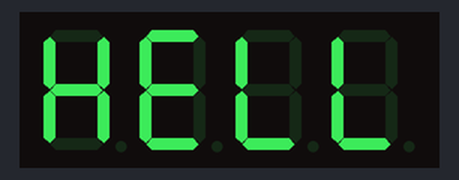
Recording of a program running on a simulated Raspberry Pi (BCM pin numbers). Shown: 4-digit seven-segment display.

Above: at 0.15 s.
At 0.76 s:
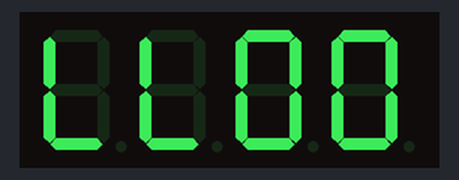
At 1.36 s:
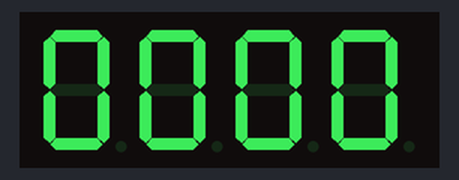

The program:

dshow.py
```python
import tm1637
import time

# Nastavení pinů, které jste použili pro připojení DIO a CLK
CLK = 22
DIO = 23

# Inicializace displeje
display = tm1637.TM1637(clk=CLK, dio=DIO)

# Nastavení jasu (volitelně, rozsah 0-7)
display.brightness(1)

# Zobrazení číslic (např. 12:34)
display.numbers(12, 34)

# Nebo můžete zobrazit libovolný text
# Příklad: posouvání textu "HELLO"
text = 'HELLO'
while True:
    for i in range(len(text)):
        display.show(text[i:i+4])
        time.sleep(0.3)
```

Measured:
- by itself, everything shown: repeats every 1.5 s, in 5 steps
